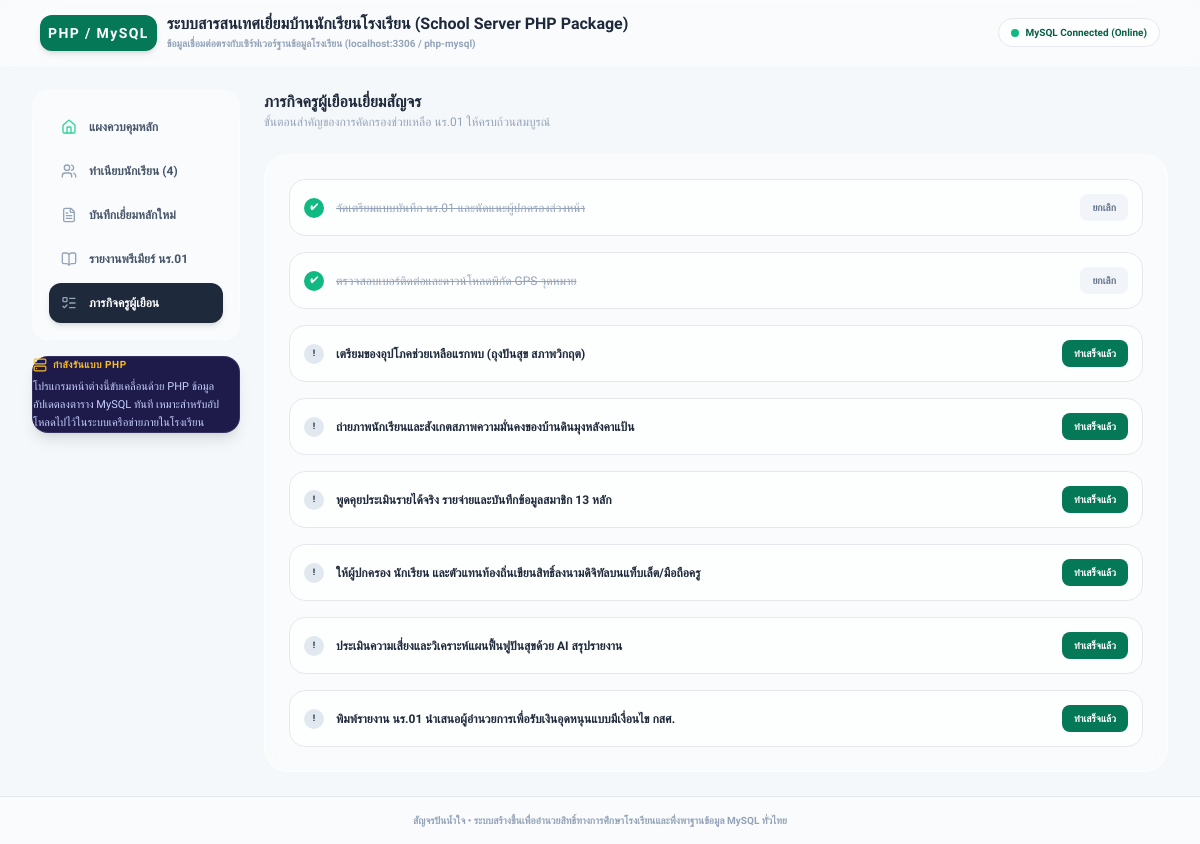
Page /index.php?page=checklist on the committed database.
### tables this page shows
CREATE TABLE `checklist` (
  `id` VARCHAR(50) NOT NULL,
  `task` VARCHAR(255) NOT NULL,
  `category` VARCHAR(50) NOT NULL COMMENT 'prepare, on_visit, after_visit',
  `completed` TINYINT(1) NOT NULL DEFAULT 0,
  PRIMARY KEY (`id`)
);

### index.php (the view, shortened to what this page needs)
<?php
require_once 'db_connect.php';
$students = $pdo->query("SELECT * FROM students ORDER BY student_code ASC")->fetchAll();
$checklists = $pdo->query("SELECT * FROM checklist ORDER BY id ASC")->fetchAll();
$page = isset($_GET['page']) ? $_GET['page'] : 'dashboard';
?>
<!DOCTYPE html>
<html lang="th" class="h-full">
<head>
    <script src="https://cdn.tailwindcss.com"></script>
</head>
<body class="bg-[#f5f8fa] text-slate-800 min-h-screen flex flex-col font-sans select-none antialiased relative">
    <?php if ($page !== 'print-record'): ?>
    <header class="bg-white/40 backdrop-blur-xl border-b border-white/50 py-3.5 px-6 sm:px-10 flex flex-col md:flex-row md:items-center justify-between gap-3 print:hidden relative z-10 w-full">
        <div class="flex items-center gap-2.5">
            <div class="bg-emerald-750 text-white rounded-xl p-2 font-bold text-sm tracking-widest shadow-md">
                PHP / MySQL
            </div>
            <div>
                <h1 class="text-base font-extrabold text-slate-850 flex items-center gap-1.5 leading-tight">
                    ระบบสารสนเทศเยี่ยมบ้านนักเรียนโรงเรียน (School Server PHP Package)
                </h1>
                <p class="text-[10px] text-slate-400 mt-0.5 font-bold">ข้อมูลเชื่อมต่อตรงกับเซิร์ฟเวอร์ฐานข้อมูลโรงเรียน (localhost:3306 / php-mysql)</p>
            </div>
        </div>
        <div class="text-right flex items-center gap-2">
            <div class="inline-flex gap-1.5 items-center bg-white/70 border px-3 py-1.5 rounded-full text-[10px] font-bold text-emerald-800">
                <span class="w-2 h-2 rounded-full bg-emerald-500 animate-pulse"></span>
                MySQL Connected (Online)
            </div>
        </div>
    </header>
    <div class="flex-1 max-w-7xl w-full mx-auto px-4 sm:px-8 py-6 grid grid-cols-1 lg:grid-cols-5 gap-6 relative z-10">
        <aside class="lg:col-span-1 space-y-4 print:hidden">
            <div class="bg-white/40 backdrop-blur-md rounded-2xl border border-white/50 p-4 space-y-1 shadow-xs">
                <a href="index.php?page=dashboard" class="w-full flex items-center gap-3 p-3 text-xs font-semibold rounded-xl text-left transition <?= $page === 'dashboard' ? 'bg-slate-850 text-white shadow-md' : 'text-slate-600 hover:bg-white/60' ?>">
                    <i data-lucide="home" class="w-4 h-4 text-emerald-400"></i>
                    แผงควบคุมหลัก
                </a>
                <a href="index.php?page=students" class="w-full flex items-center gap-3 p-3 text-xs font-semibold rounded-xl text-left transition <?= $page === 'students' ? 'bg-slate-850 text-white shadow-md' : 'text-slate-600 hover:bg-white/60' ?>">
                    <i data-lucide="users" class="w-4 h-4 text-slate-400"></i>
                    ทำเนียบนักเรียน (<?= count($students) ?>)
                </a>
                <a href="index.php?page=visit-form" class="w-full flex items-center gap-3 p-3 text-xs font-semibold rounded-xl text-left transition <?= $page === 'visit-form' ? 'bg-slate-850 text-white shadow-md' : 'text-slate-600 hover:bg-white/60' ?>">
                    <i data-lucide="file-text" class="w-4 h-4 text-slate-400"></i>
                    บันทึกเยี่ยมหลักใหม่
                </a>
                <a href="index.php?page=records" class="w-full flex items-center gap-3 p-3 text-xs font-semibold rounded-xl text-left transition <?= $page === 'records' ? 'bg-slate-850 text-white shadow-md' : 'text-slate-600 hover:bg-white/60' ?>">
                    <i data-lucide="book-open" class="w-4 h-4 text-slate-400"></i>
                    รายงานพรีเมียร์ นร.01
                </a>
                <a href="index.php?page=checklist" class="w-full flex items-center gap-3 p-3 text-xs font-semibold rounded-xl text-left transition <?= $page === 'checklist' ? 'bg-slate-850 text-white shadow-md' : 'text-slate-600 hover:bg-white/60' ?>">
                    <i data-lucide="list-todo" class="w-4 h-4 text-slate-400"></i>
                    ภารกิจครูผู้เยือน
                </a>
            </div>
            <div class="bg-indigo-950 text-slate-200 p-4.5 rounded-2xl border border-white/10 shadow-lg">
                <p class="text-[10px] font-bold text-amber-400 uppercase tracking-wider flex items-center gap-1.5 mb-1.5">
                    <i data-lucide="server" class="w-3.5 h-3.5 animate-pulse"></i> กำลังรันแบบ PHP
                </p>
                <p class="text-[11px] leading-relaxed text-indigo-200">
                    โปรแกรมหน้าต่างนี้ขับเคลื่อนด้วย PHP ข้อมูลอัปเดตลงตาราง MySQL ทันที เหมาะสำหรับอัปโหลดไปไว้ในระบบเครือข่ายภายในโรงเรียน
                </p>
            </div>
        </aside>
        <main class="lg:col-span-4 space-y-6">
            <?php if ($page === 'dashboard'): ?>
                <div class="space-y-6">
                    <div class="bg-white/30 backdrop-blur-md border border-white/60 rounded-3xl p-6 shadow-xs grid grid-cols-1 md:grid-cols-4 gap-4">
                        <div class="p-4 bg-white/70 rounded-2xl border shadow-sm text-center">
                            <span class="text-slate-400 text-[10px] font-bold block uppercase mb-1">นักเรียนในห้องทั้งหมด</span>
                            <strong class="text-3xl text-slate-850 font-extrabold"><?= count($students) ?></strong> คน
                        </div>
                        <div class="p-4 bg-emerald-50/60 border border-emerald-100 rounded-2xl text-center">
                            <span class="text-emerald-600 text-[10px] font-bold block uppercase mb-1">ตรวจเยี่ยมสำเร็จแล้ว</span>
                            <?php
                            $visitedCount = 0;
                            foreach ($students as $st) { if ($st['visit_status'] === 'visited') $visitedCount++; }
                            ?>
                            <strong class="text-3xl text-emerald-800 font-extrabold"><?= $visitedCount ?></strong> ราย
                        </div>
                        <div class="p-4 bg-amber-50/60 border border-amber-100 rounded-2xl text-center">
                            <span class="text-amber-600 text-[10px] font-bold block uppercase mb-1">อัตราความคืบหน้า</span>
                            <?php $perc = count($students) > 0 ? round(($visitedCount / count($students)) * 100) : 0; ?>
                            <strong class="text-3xl text-amber-800 font-extrabold"><?= $perc ?>%</strong> คืบหน้า
                        </div>
                        <div class="p-4 bg-rose-50/60 border border-rose-100 rounded-2xl text-center">
                            <span class="text-rose-600 text-[10px] font-bold block uppercase mb-1">ยังไม่ได้รายงานผล</span>
                            <strong class="text-3xl text-rose-800 font-extrabold"><?= count($students) - $visitedCount ?></strong> ราย
                        </div>
                    </div>
                    <div class="bg-white/40 backdrop-blur-md rounded-3xl border border-white/60 p-6 shadow-sm">
                        <h3 class="text-sm font-bold text-slate-800 mb-4 flex items-center gap-1.5">
                            <i data-lucide="star" class="w-4 h-4 text-emerald-500"></i>
                            ทางลัดคัดกรองเยี่ยมบ้านนักเรียน ม.3/2 (รายหัว)
                        </h3>
                        <div class="grid grid-cols-1 sm:grid-cols-2 gap-4">
                            <?php foreach ($students as $stu): ?>
                                <div class="bg-white/70 border p-4 rounded-2xl flex justify-between items-center hover:shadow-md transition">
                                    <div>
                                        <h4 class="text-xs font-bold text-slate-800"><?= htmlspecialchars($stu['prefix'] . $stu['name']) ?> (น้อง<?= htmlspecialchars($stu['nickname']) ?>)</h4>
                                        <p class="text-[10px] text-slate-400 mt-1">รหัสวิทยาการ: <?= htmlspecialchars($stu['student_code']) ?> • สภาพเยี่ยม:
                                            <?php if ($stu['visit_status'] === 'visited'): ?>
                                                <span class="text-emerald-700 font-bold">✔ แฟ้มข้อมูลระดับความปลอดภัยดีที่เยี่ยมบ้าน</span>
                                            <?php else: ?>
                                                <span class="text-amber-600">รอดำเนินการคัดกรอง</span>
                                            <?php endif; ?>
                                        </p>
                                    </div>
                                    <div>
                                        <?php if ($stu['visit_status'] !== 'visited'): ?>
                                            <a href="index.php?page=visit-form&student_id=<?= $stu['id'] ?>" class="bg-slate-900 text-white font-bold text-[10px] py-1.5 px-3 rounded-lg hover:bg-slate-700 transition block">
                                                ลงเยี่ยมบ้าน
                                            </a>
                                        <?php else: ?>
                                            <span class="text-emerald-600 text-xs font-bold flex items-center gap-1"><i data-lucide="check-circle" class="w-4 h-4"></i> เยี่ยมแล้ว</span>
                                        <?php endif; ?>
                                    </div>
                                </div>
                            <?php endforeach; ?>
                        </div>
                    </div>
                </div>
            <?php elseif ($page === 'checklist'): ?>
                <div class="space-y-6">
                    <div>
                        <h2 class="text-base font-bold text-slate-850">ภารกิจครูผู้เยือนเยี่ยมสัญจร</h2>
                        <p class="text-xs text-slate-400">ขั้นตอนสำคัญของการคัดกรองช่วยเหลือ นร.01 ให้ครบถ้วนสมบูรณ์</p>
                    </div>
                    <div class="bg-white/40 border border-white/60 backdrop-blur-md rounded-3xl p-6 shadow-xs space-y-4">
                        <?php foreach ($checklists as $chk): ?>
                            <div class="flex items-center justify-between p-3.5 rounded-2xl border transition bg-white/70">
                                <div class="flex items-center gap-3">
                                    <span class="w-5 h-5 rounded-full flex items-center justify-center font-bold text-[9px] <?= $chk['completed'] ? 'bg-emerald-500 text-white' : 'bg-slate-200 text-slate-550' ?>">
                                        <?= $chk['completed'] ? '✔' : '!' ?>
                                    </span>
                                    <span class="text-xs font-bold text-slate-750 <?= $chk['completed'] ? 'line-through text-slate-400 font-medium' : '' ?>"><?= htmlspecialchars($chk['task']) ?></span>
                                </div>
                                <a href="index.php?action=toggle_checklist&id=<?= $chk['id'] ?>" class="text-[10px] font-bold px-3 py-1.5 rounded-lg <?= $chk['completed'] ? 'bg-slate-100 text-slate-500 hover:bg-slate-200' : 'bg-emerald-750 text-white hover:bg-emerald-800' ?>">
                                    <?= $chk['completed'] ? 'ยกเลิก' : 'ทำเสร็จแล้ว' ?>
                                </a>
                            </div>
                        <?php endforeach; ?>
                    </div>
                </div>
            <?php endif; ?>
        </main>
    </div>
    <footer class="bg-white/40 border-t py-4 text-center text-[10px] text-slate-400 font-semibold print:hidden mt-auto z-10 w-full">
        สัญจรปันน้ำใจ • ระบบสร้างขึ้นเพื่ออำนวยสิทธิ์ทางการศึกษาโรงเรียนและพึ่งพาฐานข้อมูล MySQL ทั่วไทย
    </footer>
    <?php endif; ?>
</body>
</html>

### rows in the picture
checklist: task "จัดเตรียมแบบบันทึก นร.01 และนัดแนะผู้ปกครองล่วงหน้า", completed "ยกเลิก"
checklist: task "ตรวจสอบเบอร์ติดต่อและดาวน์โหลดพิกัด GPS จุดหมาย", completed "ยกเลิก"
checklist: task "เตรียมของอุปโภคช่วยเหลือแรกพบ (ถุงปันสุข สภาพวิกฤต)", completed "ทำเสร็จแล้ว"
checklist: task "ถ่ายภาพนักเรียนและสังเกตสภาพความมั่นคงของบ้านดินมุงหลังคาแป้น", completed "ทำเสร็จแล้ว"
checklist: task "พูดคุยประเมินรายได้จริง รายจ่ายและบันทึกข้อมูลสมาชิก 13 หลัก", completed "ทำเสร็จแล้ว"
checklist: task "ให้ผู้ปกครอง นักเรียน และตัวแทนท้องถิ่นเขียนสิทธิ์ลงนามดิจิทัลบนแท็บเล็ต/มือถือครู", completed "ทำเสร็จแล้ว"
checklist: task "ประเมินความเสี่ยงและวิเคราะห์แผนฟื้นฟูปันสุขด้วย AI สรุปรายงาน", completed "ทำเสร็จแล้ว"
checklist: task "พิมพ์รายงาน นร.01 นำเสนอผู้อำนวยการเพื่อรับเงินอุดหนุนแบบมีเงื่อนไข กสศ.", completed "ทำเสร็จแล้ว"

### other values in the picture
count($students) "4"
